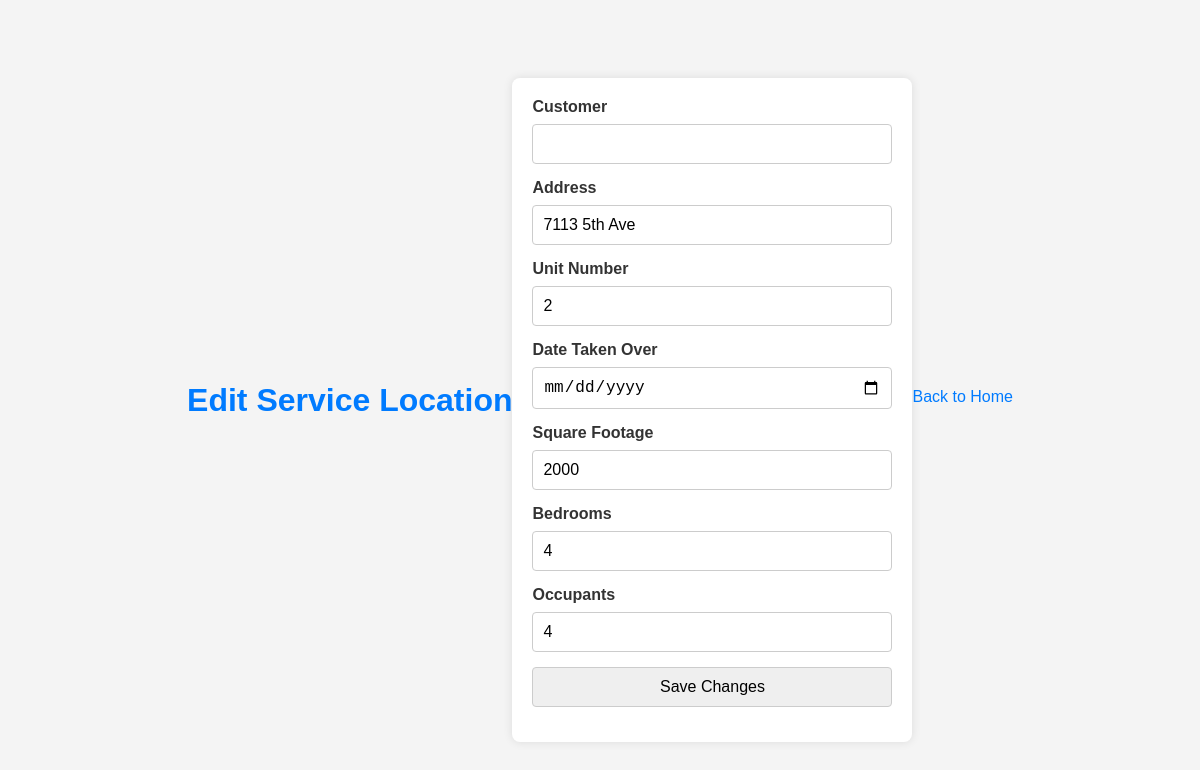
/edit_service_location/3, run on the app's committed database.
### app.py (models this page shows)
class ServiceLocation(db.Model):
    id = db.Column(db.Integer, primary_key=True)
    user_id = db.Column(db.Integer, db.ForeignKey('user.id'), nullable=False)
    address = db.Column(db.String(255), nullable=False)
    unit_number = db.Column(db.String(20), nullable=True)
    square_footage = db.Column(db.Integer, nullable=True)
    bedrooms = db.Column(db.Integer, nullable=True)
    occupants = db.Column(db.Integer, nullable=True)

### app.py (the view, shortened to what this page needs)
@app.route('/edit_service_location/<int:location_id>', methods=['GET', 'POST'])
def edit_service_location(location_id):
    form = EditServiceLocationForm()
    location = ServiceLocation.query.get(location_id)
    form.address.data = location.address
    form.unit_number.data = location.unit_number
    form.square_footage.data = location.square_footage
    form.bedrooms.data = location.bedrooms
    form.occupants.data = location.occupants
    return render_template('edit_service_location.html', form=form, location=location)

### app.py
class EditServiceLocationForm(FlaskForm):
    customer = StringField('Customer', validators=[InputRequired()])
    address = StringField('Address', validators=[InputRequired()])
    unit_number = StringField('Unit Number', validators=[InputRequired()])
    date_taken_over = DateField('Date Taken Over', validators=[InputRequired()])
    square_footage = IntegerField('Square Footage', validators=[InputRequired()])
    bedrooms = IntegerField('Bedrooms', validators=[InputRequired()])
    occupants = IntegerField('Occupants', validators=[InputRequired()])
    submit = SubmitField('Save Changes')

### templates/edit_service_location.html (shortened to what this page needs)
<!DOCTYPE html>
<html lang="en">
<head>
</head>
<body>
    <h1>Edit Service Location</h1>
    <form method="POST" action="">
        {{ form.customer.label }} {{ form.customer }}
        {{ form.address.label }} {{ form.address }}
        {{ form.unit_number.label }} {{ form.unit_number }}
        {{ form.date_taken_over.label }} {{ form.date_taken_over }}
        {{ form.square_footage.label }} {{ form.square_footage }}
        {{ form.bedrooms.label }} {{ form.bedrooms }}
        {{ form.occupants.label }} {{ form.occupants }}
        {{ form.submit }}
    </form>
    <p><a href="{{ url_for('index') }}">Back to Home</a></p>
</body>
</html>

### templates/edit_service_location.html (style rules this page uses)
body { font-family: Arial, sans-serif; background-color: #f4f4f4; margin: 0; padding: 0; display: flex; align-items: center; justify-content: center; height: 100vh; }
h1 { text-align: center; color: #007bff; }
form { max-width: 400px; width: 100%; background-color: #fff; padding: 20px; border-radius: 8px; box-shadow: 0 0 10px rgba(0, 0, 0, 0.1); box-sizing: border-box; margin-top: 20px; }
label { display: block; margin-bottom: 8px; font-weight: bold; color: #333; }
input, select { width: 100%; padding: 10px; margin-bottom: 15px; box-sizing: border-box; border: 1px solid #ccc; border-radius: 4px; font-size: 16px; }
p { color: #333; text-align: center; margin-top: 10px; }
a { color: #007bff; text-decoration: none; }

### data on the page
ServiceLocation: address "7113 5th Ave", unit_number "2", square_footage "2000", bedrooms "4", occupants "4"
